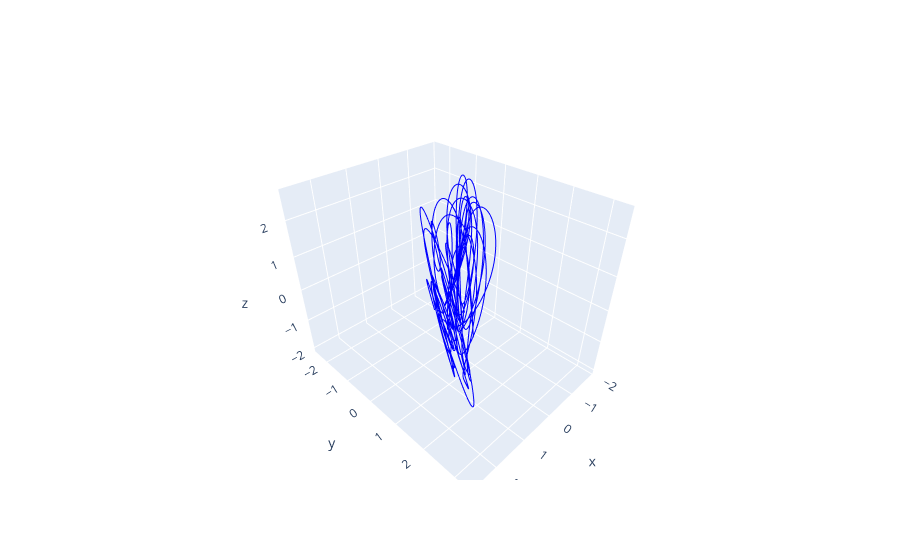

The cell this chart's notebook holds for it:
### Code cell
fig = lorentz_plot(Y_pred)
fig.show()

### Figure 1 — Plotly figure (JSON) as saved in the notebook; plotly's stock layout.template omitted (floating-point values rounded to 4 significant figures; data arrays with more than 128 entries replaced by an {"elided": "..."} marker saying what was removed)
{"data": [{"line": {"color": "blue", "width": 2}, "mode": "lines", "type": "scatter3d", "x": {"elided": "4000 float values"}, "y": {"elided": "4000 float values"}, "z": {"elided": "4000 float values"}}], "layout": {}}
